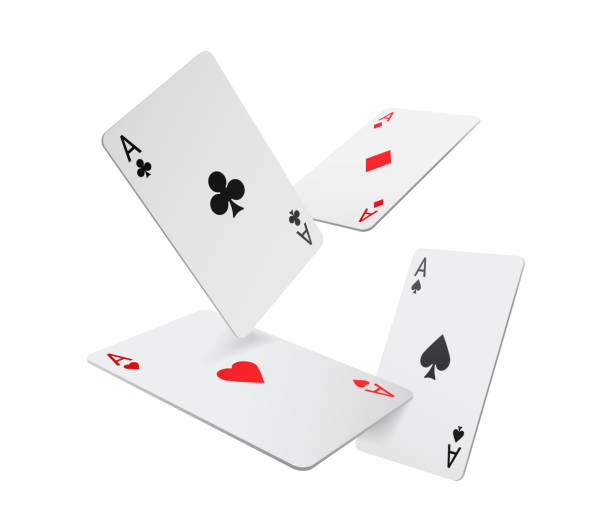
#> input picture images/carads.jpg, 612 x 532 px, found by its file name
$ python joining_images.py
#> lines starting #> are read from the running program, lines starting #| are printed output that depends on the picture
import cv2
import numpy as np

img1=cv2.imread("C:/Users/nepal/OneDrive/Desktop/carads.jpg")
#> img1 is the input picture: shape (532, 612, 3); mean B, G, R 245.8, 245.4, 246.4
img2=cv2.imread("C:/Users/nepal/OneDrive/Desktop/cutie.jpg")
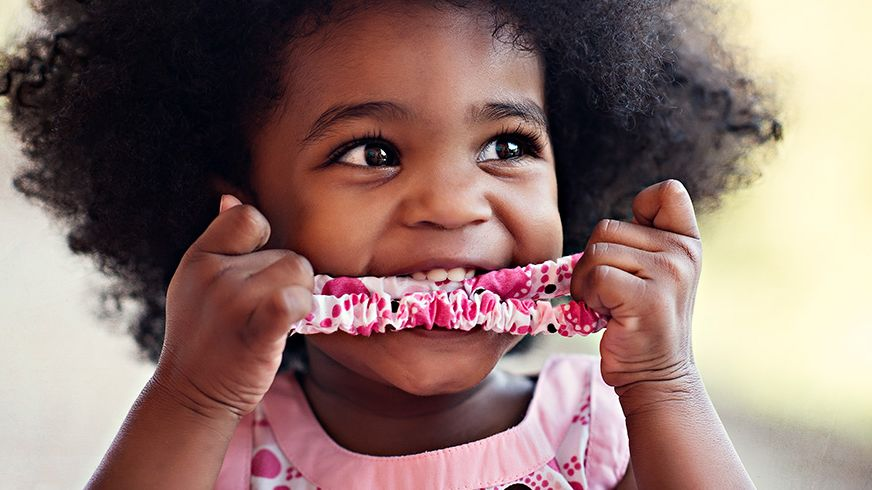
#> input picture images/cutie.jpg, 872 x 490 px, found by its file name
#> img2 is the input picture: shape (490, 872, 3); mean B, G, R 110, 115.4, 143
print(img1.shape)
#| (532, 612, 3)
print(img2.shape)
#| (490, 872, 3)

# [9 lines of commented-out code are left out]

def stackImages(scale,imgArray):
    rows = len(imgArray)
    cols = len(imgArray[0])
    rowsAvailable = isinstance(imgArray[0], list)
    width = imgArray[0][0].shape[1]
    height = imgArray[0][0].shape[0]
    if rowsAvailable:
        for x in range ( 0, rows):
            for y in range(0, cols):
                if imgArray[x][y].shape[:2] == imgArray[0][0].shape [:2]:
                    imgArray[x][y] = cv2.resize(imgArray[x][y], (0, 0), None, scale, scale)
                else:
                    imgArray[x][y] = cv2.resize(imgArray[x][y], (imgArray[0][0].shape[1], imgArray[0][0].shape[0]), None, scale, scale)
                if len(imgArray[x][y].shape) == 2: imgArray[x][y]= cv2.cvtColor( imgArray[x][y], cv2.COLOR_GRAY2BGR)
        imageBlank = np.zeros((height, width, 3), np.uint8)
        hor = [imageBlank]*rows
        hor_con = [imageBlank]*rows
        for x in range(0, rows):
            hor[x] = np.hstack(imgArray[x])
        ver = np.vstack(hor)
    else:
        for x in range(0, rows):
            if imgArray[x].shape[:2] == imgArray[0].shape[:2]:
                imgArray[x] = cv2.resize(imgArray[x], (0, 0), None, scale, scale)
            else:
                imgArray[x] = cv2.resize(imgArray[x], (imgArray[0].shape[1], imgArray[0].shape[0]), None,scale, scale)
            if len(imgArray[x].shape) == 2: imgArray[x] = cv2.cvtColor(imgArray[x], cv2.COLOR_GRAY2BGR)
        hor= np.hstack(imgArray)
        ver = hor
    return ver

img3=cv2.resize(img1,(872,490))
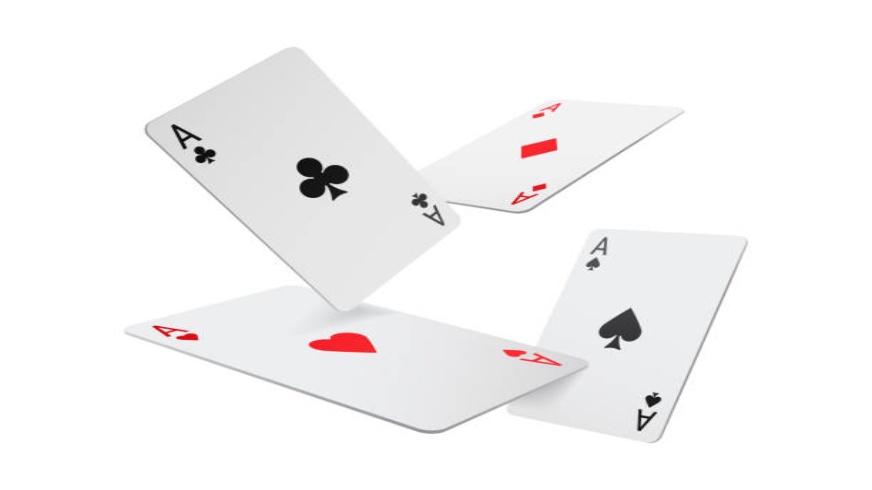
#> img3: shape (490, 872, 3); mean B, G, R 245.7, 245.4, 246.3
print(img3.shape)
#| (490, 872, 3)
grayimg=cv2.cvtColor(img3,cv2.COLOR_BGR2GRAY)

imgstack=stackImages(0.5,([img3,img2,grayimg],[img3,grayimg,img2]))
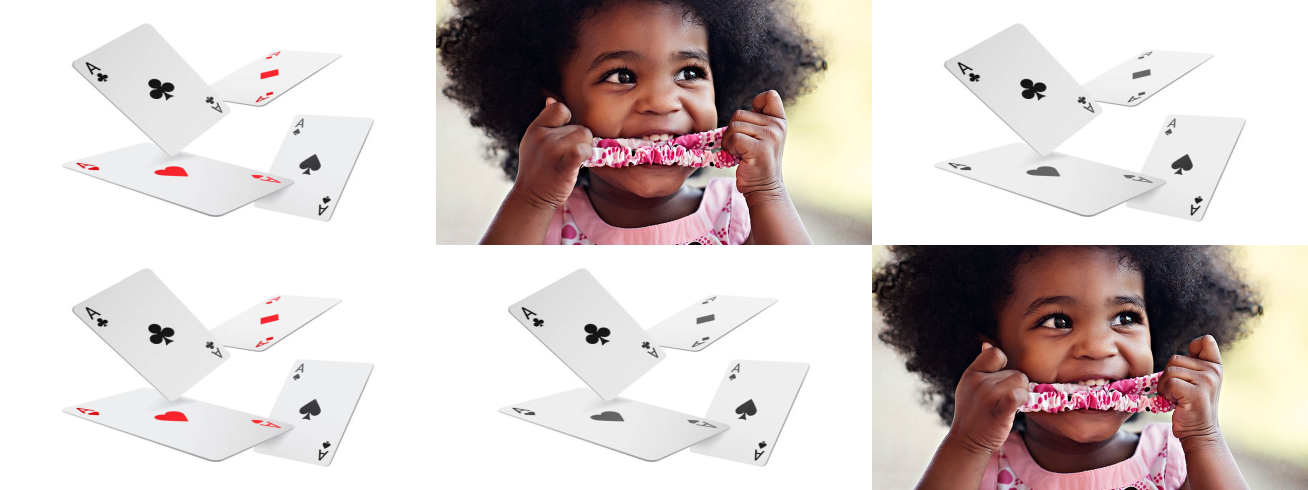
#> imgstack: shape (490, 1308, 3); mean B, G, R 200.5, 202.2, 211.7
cv2.imshow("hg",imgstack)

cv2.waitKey(0)
